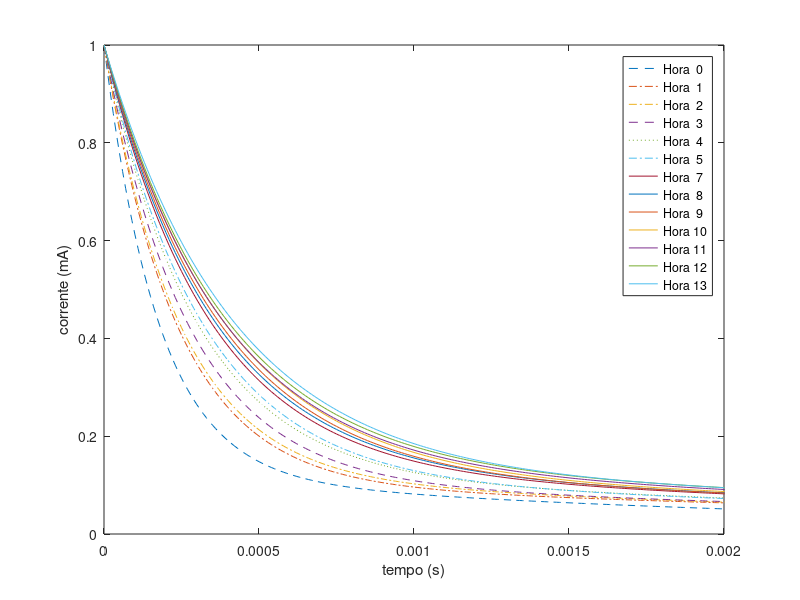

The MATLAB source for this figure:
clc;
x=[0:1e-5:0.1];

Y_9h23min  = (0.00172 *exp(-430.1*x)+0.01246*exp(-5729*x))*1000;
Y_10h23min = (0.001478*exp(-277*x)  +0.01189*exp(-4293*x))*1000;
Y_11h23min = (0.001889*exp(-313.6*x)+0.01363*exp(-4172*x))*1000;
Y_12h23min = (0.001845*exp(-288.8*x)+0.01387*exp(-3737*x))*1000;
Y_13h23min = (0.00203 *exp(-288.1*x)+0.01367*exp(-3408*x))*1000;
Y_14h23min = (0.001905*exp(-273.9*x)+0.01358*exp(-3192*x))*1000;
%Y_15h23min = (0.001088*exp(-155*x)  +0.009855*exp(-2648*x))*1000;
Y_16h23min = (0.002287*exp(-283.1*x)+0.01394*exp(-3000*x))*1000;
Y_17h23min = (0.002283*exp(-273.4*x)+0.01391*exp(-2881*x))*1000;
Y_18h23min = (0.002138*exp(-259*x)  +0.01372*exp(-2761*x))*1000;
Y_19h23min = (0.002149*exp(-243.9*x)+0.01384*exp(-2645*x))*1000;
Y_20h23min = (0.002544*exp(-275.9*x)+0.01424*exp(-2710*x))*1000;
Y_21h23min = (0.002519*exp(-261.6*x)+0.01399*exp(-2624*x))*1000;
Y_22h23min = (0.002308*exp(-235.7*x)+0.01398*exp(-2467*x))*1000;


                            %% Normalizando os picos de corrente
Y_9h23min =  Y_9h23min/ ((0.00172 +0.01246)*1000);
Y_10h23min = Y_10h23min/((0.001478+0.01189)*1000);
Y_11h23min = Y_11h23min/((0.001889+0.01363)*1000);
Y_12h23min = Y_12h23min/((0.001845+0.01387)*1000);
Y_13h23min = Y_13h23min/((0.00203 +0.01367)*1000);
Y_14h23min = Y_14h23min/((0.001905+0.01358)*1000);
%Y_15h23min = Y_15h23min/((0.001088+0.009855)*1000);
Y_16h23min = Y_16h23min/((0.002287+0.01394)*1000);
Y_17h23min = Y_17h23min/((0.002283+0.01391)*1000);
Y_18h23min = Y_18h23min/((0.002138+0.01372)*1000);
Y_19h23min = Y_19h23min/((0.002149+0.01384)*1000);
Y_20h23min = Y_20h23min/((0.002544+0.01424)*1000);
Y_21h23min = Y_21h23min/((0.002519+0.01399)*1000);
Y_22h23min = Y_22h23min/((0.002308+0.01398)*1000);
                            %% Graficos
plot(x,Y_9h23min, '--',x,Y_10h23min, '-.',x,Y_11h23min, '-.',x,Y_12h23min, '--',x,Y_13h23min,':',x,Y_14h23min, '-.',x,Y_16h23min,x,Y_17h23min,x,Y_18h23min,x,Y_19h23min,x,Y_20h23min,x,Y_21h23min,x,Y_22h23min);
legend('Hora  0','Hora  1','Hora  2','Hora  3','Hora  4','Hora  5','Hora  7','Hora  8','Hora  9','Hora 10','Hora 11','Hora 12','Hora 13');
xlabel('tempo (s)');
ylabel('corrente (mA)');
xlim([0 0.002]);
%ylim([0 1.0]);
%set(gcf, 'position',[249   138   984   528]);
%saveas(gcf,'graficos.png');
